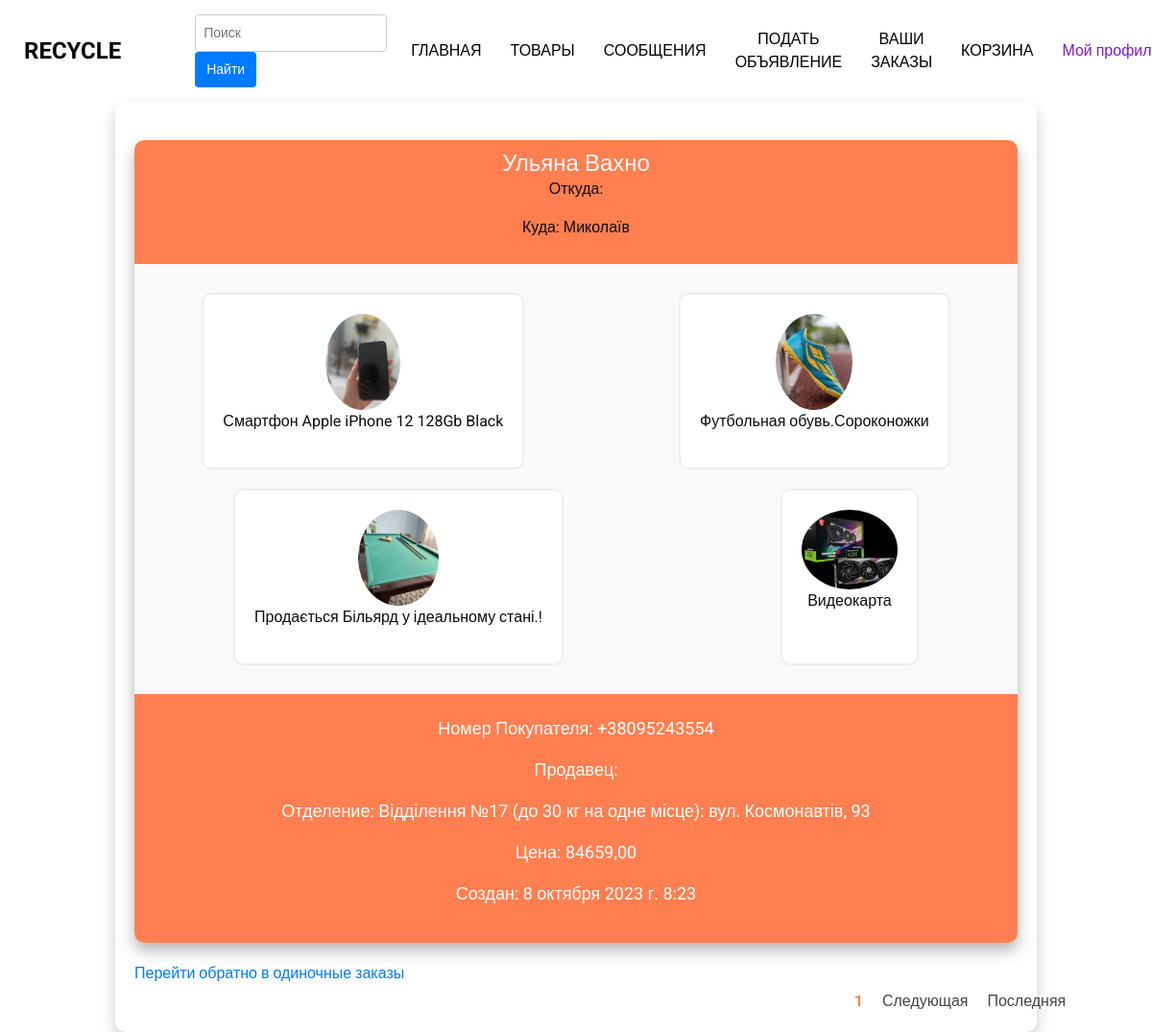
The app's page /orders_of_user_from_cart/ (signed in) with its own data.
### bboard/models.py (models this page shows, shortened)
class OrderCart(models.Model):
    products = models.ManyToManyField(Product, verbose_name="Товар")
    customer_name = models.ForeignKey(User, on_delete=models.CASCADE, verbose_name="Клиент")
    price = models.DecimalField(max_digits=10, decimal_places=2, verbose_name="Цена")
    email = models.EmailField(verbose_name="Email", blank=True)
    name = models.CharField(max_length=100, null=True, verbose_name="Имя клиента")
    surname = models.CharField(max_length=100, null=True, verbose_name="Фамилия клиента")
    phone_number = models.CharField(max_length=50, null=True, verbose_name="Номер телефона")
    city = models.CharField(max_length=100, null=True, verbose_name="Населенный пункт")
    department = models.CharField(max_length=600, null=True, verbose_name="Отделение")
    created_at = models.DateTimeField(auto_now_add=True, verbose_name="Дата создания")
    class Meta:
        verbose_name = "Заказ с корзины"
        verbose_name_plural = "Заказы c корзины"

class Product(models.Model):
    user = models.ForeignKey(User, on_delete=models.CASCADE, verbose_name="Пользователь")
    category = models.ForeignKey(Category, on_delete=models.CASCADE, verbose_name="Категория")
    title = models.CharField(max_length=200, verbose_name="Заголовок")
    slug = models.SlugField(unique=True, max_length=400, verbose_name="URL", blank=True)
    description = models.TextField(verbose_name="Описание")
    price = models.DecimalField(max_digits=10, decimal_places=2, verbose_name="Цена")
    image_1 = models.ImageField(upload_to="products", null=True, blank=True, verbose_name="Первое изображение")
    image_2 = models.ImageField(upload_to='products', null=True, blank=True, verbose_name="Второе изображение")
    image_3 = models.ImageField(upload_to='products', null=True, blank=True, verbose_name="Третье изображение")
    created_at = models.DateTimeField(auto_now_add=True, null=True, verbose_name="Дата создания")
    thumbnail_1 = ImageSpecField(source='image_1',
                                 processors=[ResizeToFill(500, 500)],
                                 format='JPEG',
                                 options={'quality': 100})
    thumbnail_2 = ImageSpecField(source='image_2',
                                 processors=[ResizeToFill(500, 500)],
                                 format='JPEG',
                                 options={'quality': 100})
    thumbnail_3 = ImageSpecField(source='image_3',
                                 processors=[ResizeToFill(500, 500)],
                                 format='JPEG',
                                 options={'quality': 100})
    class Meta:
        verbose_name = "Товар"
        verbose_name_plural = "Товары"

### bboard/views.py (the view)
# urls.py: path("orders_of_user_from_cart/", views.orders_of_user_from_cart, name="orders_of_user_from_cart"),
def orders_of_user_from_cart(request):
    orders = services.get_orders_from_cart(request.user)
    page_obj = services.paginate_orders(request, orders)
    return render(request, "products/new/orders_of_cart.html",
                  {"page_obj": page_obj})

### bboard/services.py (called while the page is built)
def paginate_orders(request, orders, per_page=1):
    paginator = Paginator(orders, per_page)
    page_number = request.GET.get('page')
    return paginator.get_page(page_number)

def get_orders_from_cart(user):
    return OrderCart.objects.filter(customer_name=user)

### templates/products/new/orders_of_cart.html (shortened to what this page needs)
{% extends 'products/new/base.html' %}
{% load static %}
{% block styles %}
<link rel="stylesheet" type="text/css" href="{% static 'orders.css' %}">
{% endblock %}
{% block content %}
{% if page_obj %}
<div class="orders">
    {% for order in page_obj %}
    <div class="order">
        <div class="order-header">
            <h2>{{ order.name }} {{ order.surname }}</h2>
            <p>Откуда: {{ order.products.user.city }}</p>
            <p>Куда: {{ order.city }}</p>
        </div>
        <div class="order-products">
            {% for product in order.products.all %}
            <div class="product">
                <img src="{{product.image_1.url}}" alt="{{ product.title }}">
                <p>{{ product.title }}</p>
            </div>
            {% endfor %}
        </div>
        <div class="order-details">
            <p>Номер Покупателя: {{ order.phone_number }}</p>
            <p>Продавец: {{ order.product.user.username }}</p>
            <p>Отделение: {{ order.department }}</p>
            <p>Цена: {{order.price}}</p>
            <p>Создан: {{ order.created_at }}</p>
        </div>
    </div>
    {% endfor %}
    <a href="{% url 'orders_of_user'%}">Перейти обратно в одиночные заказы</a>
    {% if page_obj.has_previous or page_obj.has_next %}
    <div class="pagination">
        <span class="current-page">{{ page_obj.number }}</span>
        {% if page_obj.has_next %}
        <a href="?page={{ page_obj.next_page_number }}">Следующая</a>
        <a href="?page={{ page_obj.paginator.num_pages }}">Последняя</a>
        {% endif %}
    </div>
    {% endif %}
</div>
{% else %}
<h1 align="center">У вас нет заказов</h1>
{% endif %}
{% endblock %}

### static/orders.css (style rules this page uses)
body { font-family: Arial, sans-serif; background-color: #f0f0f0; margin: 0; padding: 0; }
.orders { background-color: #fff; border-radius: 10px; padding: 20px; width: 80%; max-width: 1100px; box-shadow: 0 8px 16px rgba(0, 0, 0, 0.2); margin: 0 auto; }
.order { background-color: #f9f9f9; border-radius: 10px; margin: 20px 0; box-shadow: 0 8px 16px rgba(0, 0, 0, 0.3); transition: box-shadow 0.3s ease, transform 0.3s ease; }
.order-header { text-align: center; padding: 10px; background-color: #ff7f50; border-top-left-radius: 10px; border-top-right-radius: 10px; }
.order-header h2 { font-size: 24px; margin: 0; color: #fff; }
.order-products { display: flex; flex-wrap: wrap; margin: 20px -10px; justify-content: space-around; }
.product { text-align: center; margin: 10px; padding: 20px; border: 2px solid #eee; border-radius: 10px; background-color: #fff; transition: transform 0.3s ease; }
.product img { max-width: 100px; max-height: 100px; border-radius: 50%; transition: transform 0.2s ease; }
.order-details { text-align: center; padding: 20px; background-color: #ff7f50; border-bottom-left-radius: 10px; border-bottom-right-radius: 10px; border: 2px solid #ff7f50; }
.order-details p { font-size: 18px; color: #fff; }
.pagination { display: flex; justify-content: center; margin-top: 20px; }
.pagination a { margin: 0 10px; text-decoration: none; color: #444; transition: color 0.3s ease; }
.current-page { margin: 0 10px; font-weight: bold; color: #ff7f50; }

### static/css/style.css (style rules this page uses)
body { font-family: "Roboto", sans-serif; color: #0c0c0c; background-color: #ffffff; overflow-x: hidden; }
a, a:hover, a:focus { text-decoration: none; }

### static/css/responsive.css (style rules this page uses)
.pagination { margin-top: 5px; margin-left:800px; text-align: center; }

### records on screen
OrderCart: name "Ульяна", surname "Вахно", city "Миколаїв", phone_number "+38095243554", department "Відділення №17 (до 30 кг на одне місце): вул. Космонавтів, 93", price "84659,00", created_at "8 октября 2023 г. 8:23"
Product: image_1 (picture), title "Смартфон Apple iPhone 12 128Gb Black"
Product: image_1 (picture), title "Футбольная обувь.Сороконожки"
Product: image_1 (picture), title "Продається Більярд у ідеальному стані.!"
Product: image_1 (picture), title "Видеокарта"

### other values on screen
{{ page_obj.number }} "1"
